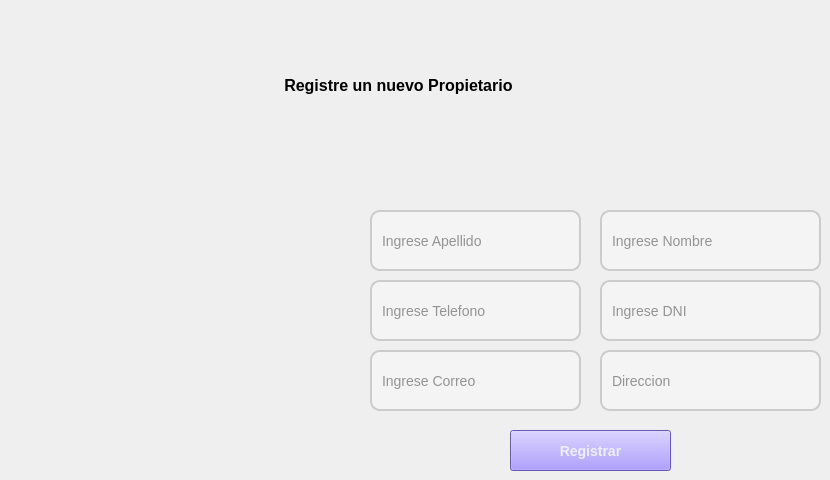
       <widget class="QWidget" name="page_AgregarPropietario">
        <widget class="QLabel" name="label_3">
         <property name="geometry">
          <rect>
           <x>160</x>
           <y>60</y>
           <width>451</width>
           <height>51</height>
          </rect>
         </property>
         <property name="font">
          <font>
           <pointsize>12</pointsize>
           <bold>true</bold>
          </font>
         </property>
         <property name="text">
          <string>                            Registre un nuevo Propietario</string>
         </property>
         <property name="textFormat">
          <enum>Qt::AutoText</enum>
         </property>
         <property name="wordWrap">
          <bool>false</bool>
         </property>
        </widget>
        <widget class="QLineEdit" name="txtDni">
         <property name="geometry">
          <rect>
           <x>600</x>
           <y>280</y>
           <width>221</width>
           <height>61</height>
          </rect>
         </property>
         <property name="styleSheet">
          <string notr="true">QLineEdit {
    background-color: #f4f4f4; /* Fondo claro */
    color: #333; /* Texto oscuro */
    border: 2px solid #ccc; /* Borde inicial */
    border-radius: 10px; /* Bordes redondeados */
    padding: 8px; /* Espaciado interno */
    font-size: 14px; /* Tamaño de texto */
    font-family: &quot;Arial&quot;, sans-serif; /* Fuente limpia y moderna */
}

QLineEdit:focus {
    border: 2px solid #6200ee; /* Cambia el color del borde al enfocarse */
    background-color: #ffffff; /* Fondo blanco al enfocarse */
    color: #000; /* Texto más oscuro */
}</string>
         </property>
         <property name="placeholderText">
          <string>Ingrese DNI</string>
         </property>
        </widget>
        <widget class="QLineEdit" name="txtNombre">
         <property name="geometry">
          <rect>
           <x>600</x>
           <y>210</y>
           <width>221</width>
           <height>61</height>
          </rect>
         </property>
         <property name="styleSheet">
          <string notr="true">QLineEdit {
    background-color: #f4f4f4; /* Fondo claro */
    color: #333; /* Texto oscuro */
    border: 2px solid #ccc; /* Borde inicial */
    border-radius: 10px; /* Bordes redondeados */
    padding: 8px; /* Espaciado interno */
    font-size: 14px; /* Tamaño de texto */
    font-family: &quot;Arial&quot;, sans-serif; /* Fuente limpia y moderna */
}

QLineEdit:focus {
    border: 2px solid #6200ee; /* Cambia el color del borde al enfocarse */
    background-color: #ffffff; /* Fondo blanco al enfocarse */
    color: #000; /* Texto más oscuro */
}</string>
         </property>
         <property name="placeholderText">
          <string>Ingrese Nombre</string>
         </property>
        </widget>
        <widget class="QLineEdit" name="txtApellido">
         <property name="geometry">
          <rect>
           <x>370</x>
           <y>210</y>
           <width>211</width>
           <height>61</height>
          </rect>
         </property>
         <property name="styleSheet">
          <string notr="true">QLineEdit {
    background-color: #f4f4f4; /* Fondo claro */
    color: #333; /* Texto oscuro */
    border: 2px solid #ccc; /* Borde inicial */
    border-radius: 10px; /* Bordes redondeados */
    padding: 8px; /* Espaciado interno */
    font-size: 14px; /* Tamaño de texto */
    font-family: &quot;Arial&quot;, sans-serif; /* Fuente limpia y moderna */
}

QLineEdit:focus {
    border: 2px solid #6200ee; /* Cambia el color del borde al enfocarse */
    background-color: #ffffff; /* Fondo blanco al enfocarse */
    color: #000; /* Texto más oscuro */
}</string>
         </property>
         <property name="placeholderText">
          <string>Ingrese Apellido</string>
         </property>
        </widget>
        <widget class="QLineEdit" name="txtCorreo">
         <property name="geometry">
          <rect>
           <x>370</x>
           <y>350</y>
           <width>211</width>
           <height>61</height>
          </rect>
         </property>
         <property name="styleSheet">
          <string notr="true">QLineEdit {
    background-color: #f4f4f4; /* Fondo claro */
    color: #333; /* Texto oscuro */
    border: 2px solid #ccc; /* Borde inicial */
    border-radius: 10px; /* Bordes redondeados */
    padding: 8px; /* Espaciado interno */
    font-size: 14px; /* Tamaño de texto */
    font-family: &quot;Arial&quot;, sans-serif; /* Fuente limpia y moderna */
}

QLineEdit:focus {
    border: 2px solid #6200ee; /* Cambia el color del borde al enfocarse */
    background-color: #ffffff; /* Fondo blanco al enfocarse */
    color: #000; /* Texto más oscuro */
}</string>
         </property>
         <property name="placeholderText">
          <string>Ingrese Correo</string>
         </property>
        </widget>
        <widget class="QLineEdit" name="txtTelefono">
         <property name="geometry">
          <rect>
           <x>370</x>
           <y>280</y>
           <width>211</width>
           <height>61</height>
          </rect>
         </property>
         <property name="styleSheet">
          <string notr="true">QLineEdit {
    background-color: #f4f4f4; /* Fondo claro */
    color: #333; /* Texto oscuro */
    border: 2px solid #ccc; /* Borde inicial */
    border-radius: 10px; /* Bordes redondeados */
    padding: 8px; /* Espaciado interno */
    font-size: 14px; /* Tamaño de texto */
    font-family: &quot;Arial&quot;, sans-serif; /* Fuente limpia y moderna */
}

QLineEdit:focus {
    border: 2px solid #6200ee; /* Cambia el color del borde al enfocarse */
    background-color: #ffffff; /* Fondo blanco al enfocarse */
    color: #000; /* Texto más oscuro */
}</string>
         </property>
         <property name="placeholderText">
          <string>Ingrese Telefono</string>
         </property>
        </widget>
        <widget class="QPushButton" name="btnInsertarPropietario">
         <property name="geometry">
          <rect>
           <x>510</x>
           <y>430</y>
           <width>161</width>
           <height>41</height>
          </rect>
         </property>
         <property name="styleSheet">
          <string notr="true">
QPushButton {
   color: rgb(239, 238, 255);
background-color: rgb(145, 123, 255);
  

    padding: 10px; 
    font-size: 14px; 
    font-weight: bold; 
 
}

QPushButton:hover {
    background-color: #8793ff; 
    color: white;
}</string>
         </property>
         <property name="text">
          <string>Registrar</string>
         </property>
         <property name="icon">
          <iconset>
           <normaloff>../Imagenes/comprobado.png</normaloff>../Imagenes/comprobado.png</iconset>
         </property>
         <property name="iconSize">
          <size>
           <width>30</width>
           <height>30</height>
          </size>
         </property>
        </widget>
        <widget class="QLineEdit" name="txtCorreo_2">
         <property name="geometry">
          <rect>
           <x>600</x>
           <y>350</y>
           <width>221</width>
           <height>61</height>
          </rect>
         </property>
         <property name="styleSheet">
          <string notr="true">QLineEdit {
    background-color: #f4f4f4; /* Fondo claro */
    color: #333; /* Texto oscuro */
    border: 2px solid #ccc; /* Borde inicial */
    border-radius: 10px; /* Bordes redondeados */
    padding: 8px; /* Espaciado interno */
    font-size: 14px; /* Tamaño de texto */
    font-family: &quot;Arial&quot;, sans-serif; /* Fuente limpia y moderna */
}

QLineEdit:focus {
    border: 2px solid #6200ee; /* Cambia el color del borde al enfocarse */
    background-color: #ffffff; /* Fondo blanco al enfocarse */
    color: #000; /* Texto más oscuro */
}</string>
         </property>
         <property name="placeholderText">
          <string>Direccion</string>
         </property>
        </widget>
       </widget>
